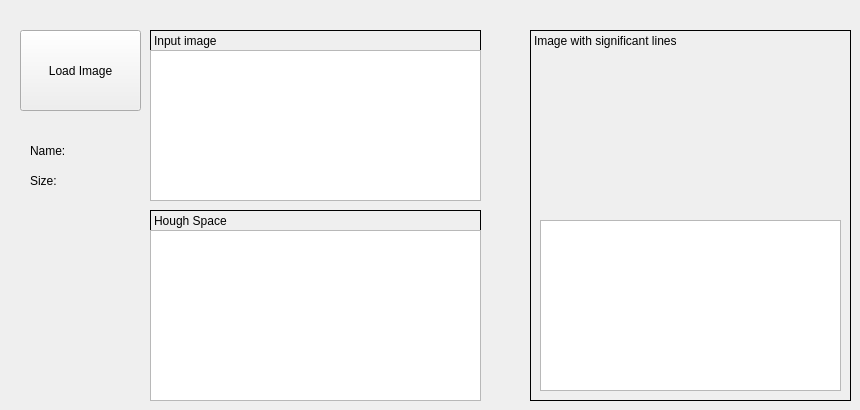
       <widget class="QWidget" name="tab_lines">
        <attribute name="title">
         <string>Lines</string>
        </attribute>
        <widget class="QLabel" name="label_lines_input">
         <property name="geometry">
          <rect>
           <x>150</x>
           <y>30</y>
           <width>331</width>
           <height>171</height>
          </rect>
         </property>
         <property name="frameShape">
          <enum>QFrame::Box</enum>
         </property>
         <property name="text">
          <string>Input image</string>
         </property>
         <property name="alignment">
          <set>Qt::AlignLeading|Qt::AlignLeft|Qt::AlignTop</set>
         </property>
        </widget>
        <widget class="QLabel" name="label_4">
         <property name="geometry">
          <rect>
           <x>30</x>
           <y>140</y>
           <width>71</width>
           <height>21</height>
          </rect>
         </property>
         <property name="text">
          <string>Name:</string>
         </property>
        </widget>
        <widget class="QLabel" name="label_5">
         <property name="geometry">
          <rect>
           <x>30</x>
           <y>170</y>
           <width>71</width>
           <height>21</height>
          </rect>
         </property>
         <property name="text">
          <string>Size:</string>
         </property>
        </widget>
        <widget class="QPushButton" name="pushButton_lines_load">
         <property name="geometry">
          <rect>
           <x>20</x>
           <y>30</y>
           <width>121</width>
           <height>81</height>
          </rect>
         </property>
         <property name="text">
          <string>Load Image</string>
         </property>
        </widget>
        <widget class="QLabel" name="label_lines_hough">
         <property name="geometry">
          <rect>
           <x>150</x>
           <y>210</y>
           <width>331</width>
           <height>191</height>
          </rect>
         </property>
         <property name="frameShape">
          <enum>QFrame::Box</enum>
         </property>
         <property name="text">
          <string>Hough Space</string>
         </property>
         <property name="textFormat">
          <enum>Qt::PlainText</enum>
         </property>
         <property name="alignment">
          <set>Qt::AlignLeading|Qt::AlignLeft|Qt::AlignTop</set>
         </property>
        </widget>
        <widget class="QLabel" name="label_lines_input_2">
         <property name="geometry">
          <rect>
           <x>530</x>
           <y>30</y>
           <width>321</width>
           <height>371</height>
          </rect>
         </property>
         <property name="frameShape">
          <enum>QFrame::Box</enum>
         </property>
         <property name="text">
          <string>Image with significant lines</string>
         </property>
         <property name="alignment">
          <set>Qt::AlignLeading|Qt::AlignLeft|Qt::AlignTop</set>
         </property>
        </widget>
        <widget class="ImageView" name="graphicsView_11">
         <property name="geometry">
          <rect>
           <x>150</x>
           <y>230</y>
           <width>331</width>
           <height>171</height>
          </rect>
         </property>
        </widget>
        <widget class="ImageView" name="graphicsView_12">
         <property name="geometry">
          <rect>
           <x>150</x>
           <y>50</y>
           <width>331</width>
           <height>151</height>
          </rect>
         </property>
        </widget>
        <widget class="QLabel" name="label_23">
         <property name="geometry">
          <rect>
           <x>70</x>
           <y>140</y>
           <width>71</width>
           <height>21</height>
          </rect>
         </property>
         <property name="text">
          <string/>
         </property>
        </widget>
        <widget class="QLabel" name="label_24">
         <property name="geometry">
          <rect>
           <x>70</x>
           <y>170</y>
           <width>71</width>
           <height>21</height>
          </rect>
         </property>
         <property name="text">
          <string/>
         </property>
        </widget>
        <widget class="QLabel" name="label_25">
         <property name="geometry">
          <rect>
           <x>540</x>
           <y>50</y>
           <width>301</width>
           <height>151</height>
          </rect>
         </property>
         <property name="text">
          <string/>
         </property>
        </widget>
        <widget class="ImageView" name="graphicsView_13">
         <property name="geometry">
          <rect>
           <x>540</x>
           <y>220</y>
           <width>301</width>
           <height>171</height>
          </rect>
         </property>
        </widget>
       </widget>
